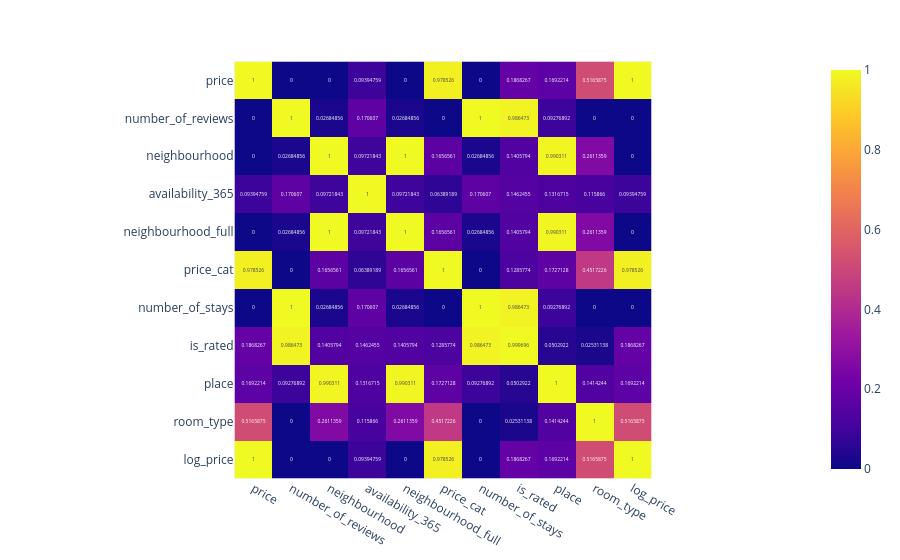

Write notebook code for a chart like this one.
### Markdown cell above
### Heatmap of qualitative variables

### Code cell
from cramersvcorr import Cramers
cram=Cramers()
cram.corr(airbnb, plot_htmp=True)

### Figure 1 — Plotly figure (JSON) as saved in the notebook; plotly's stock layout.template omitted (floating-point values rounded to 4 significant figures)
{"data": [{"coloraxis": "coloraxis", "hovertemplate": "x: %{x}<br>y: %{y}<br>color: %{z}<extra></extra>", "name": "0", "texttemplate": "%{z}", "type": "heatmap", "x": ["price", "number_of_reviews", "neighbourhood", "availability_365", "neighbourhood_full", "price_cat", "number_of_stays", "is_rated", "place", "room_type", "log_price"], "xaxis": "x", "y": ["price", "number_of_reviews", "neighbourhood", "availability_365", "neighbourhood_full", "price_cat", "number_of_stays", "is_rated", "place", "room_type", "log_price"], "yaxis": "y", "z": [[1.0, 0.0, 0.0, 0.09395, 0.0, 0.9785, 0.0, 0.1868, 0.1692, 0.5166, 1.0], [0.0, 1.0, 0.02685, 0.1706, 0.02685, 0.0, 1.0, 0.9865, 0.09277, 0.0, 0.0], [0.0, 0.02685, 1.0, 0.09722, 1.0, 0.1657, 0.02685, 0.1406, 0.9903, 0.2611, 0.0], [0.09395, 0.1706, 0.09722, 1.0, 0.09722, 0.06389, 0.1706, 0.1462, 0.1317, 0.1159, 0.09395], [0.0, 0.02685, 1.0, 0.09722, 1.0, 0.1657, 0.02685, 0.1406, 0.9903, 0.2611, 0.0], [0.9785, 0.0, 0.1657, 0.06389, 0.1657, 1.0, 0.0, 0.1286, 0.1727, 0.4517, 0.9785], [0.0, 1.0, 0.02685, 0.1706, 0.02685, 0.0, 1.0, 0.9865, 0.09277, 0.0, 0.0], [0.1868, 0.9865, 0.1406, 0.1462, 0.1406, 0.1286, 0.9865, 0.9997, 0.05029, 0.02531, 0.1868], [0.1692, 0.09277, 0.9903, 0.1317, 0.9903, 0.1727, 0.09277, 0.05029, 1.0, 0.1414, 0.1692], [0.5166, 0.0, 0.2611, 0.1159, 0.2611, 0.4517, 0.0, 0.02531, 0.1414, 1.0, 0.5166], [1.0, 0.0, 0.0, 0.09395, 0.0, 0.9785, 0.0, 0.1868, 0.1692, 0.5166, 1.0]]}], "layout": {"coloraxis": {"colorscale": [[0, "#0d0887"], [0.1111, "#46039f"], [0.2222, "#7201a8"], [0.3333, "#9c179e"], [0.4444, "#bd3786"], [0.5556, "#d8576b"], [0.6667, "#ed7953"], [0.7778, "#fb9f3a"], [0.8889, "#fdca26"], [1, "#f0f921"]]}, "margin": {"t": 60}, "xaxis": {"anchor": "y", "constrain": "domain", "domain": [0, 1], "scaleanchor": "y"}, "yaxis": {"anchor": "x", "autorange": "reversed", "constrain": "domain", "domain": [0, 1]}}}
